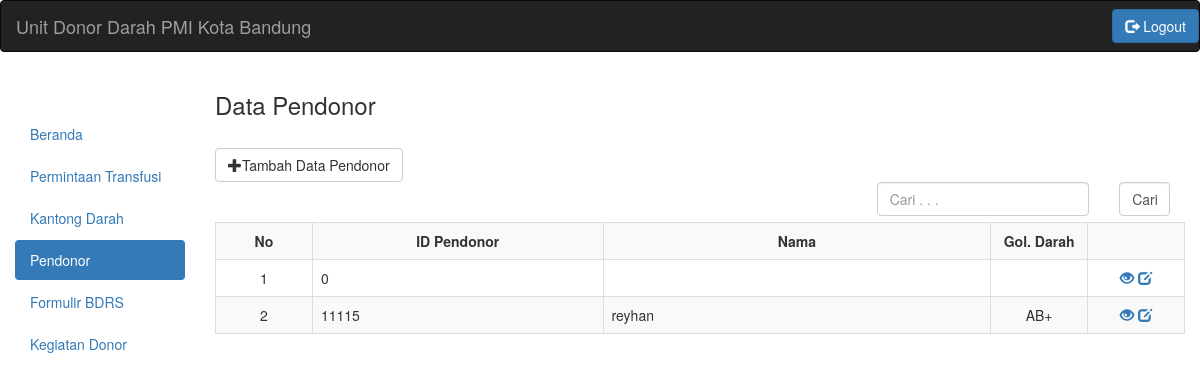
/petugas.php?menu=pendonor&action=tampil, run on an earlier commit of the app's database.
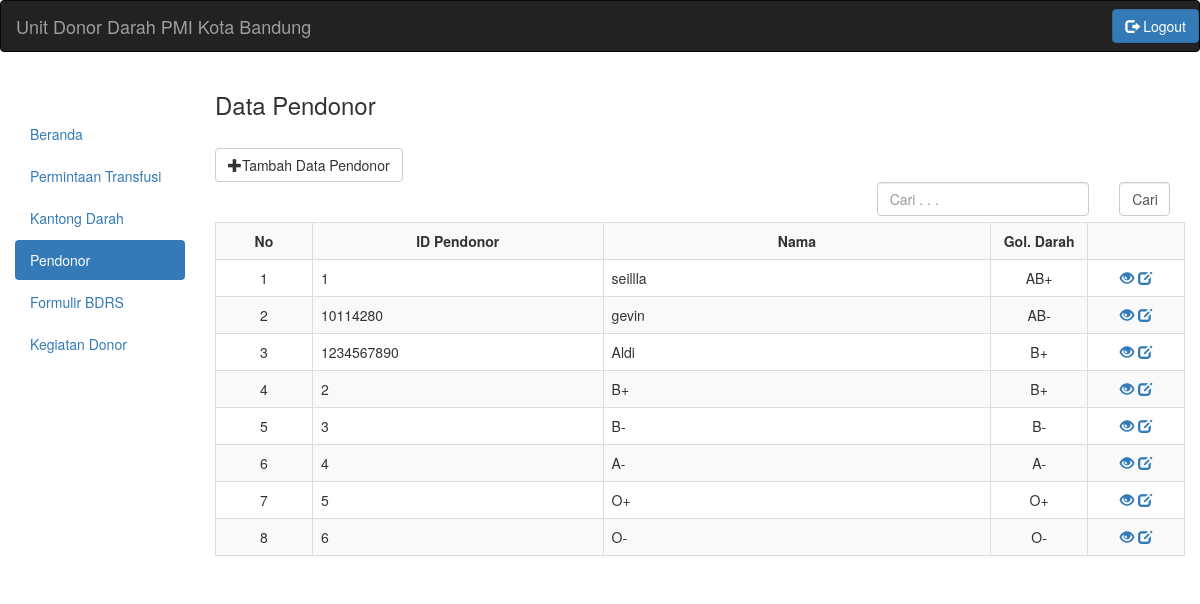
And on a later commit of the database.
### tables this page shows
CREATE TABLE `pendonor` (
  `PENDONOR_ID` varchar(15) NOT NULL,
  `NAMA` varchar(50) DEFAULT NULL,
  `ALAMAT` varchar(200) DEFAULT NULL,
  `NO_TELEPON` varchar(15) DEFAULT NULL,
  `JENIS_KELAMIN` varchar(15) DEFAULT NULL,
  `TEMPAT_LAHIR` varchar(30) NOT NULL,
  `TANGGAL_LAHIR` date DEFAULT NULL,
  `GOLONGAN_DARAH` varchar(8) DEFAULT NULL,
  `KELURAHAN` varchar(50) DEFAULT NULL,
  `KECAMATAN` varchar(50) DEFAULT NULL,
  `RT_RW` varchar(7) DEFAULT NULL,
  `KODE_POS` int(11) DEFAULT NULL,
  `PEKERJAAN` varchar(20) NOT NULL
);

### pendonor/pendonor_petugas.php (the view, shortened to what this page needs)
<?php
$link = koneksi_db();
$query_pendonor = "select * from pendonor";
$result_pendonor = mysqli_query( $link, $query_pendonor );
?>
<h3>Data Pendonor</h3><br>
<form enctype="multipart/form-data" method="post" action="petugas.php?menu=pendonor&action=tambah">
	<button type="submit" class="btn btn-default">
		<span class="glyphicon glyphicon-plus" aria-hidden="true"></span>Tambah Data Pendonor
	</button>
</form>
<div class="col-md-8">
</div>
<form enctype="multipart/form-data" method="post" action="rumahsakit.php?menu=permintaan&action=tampil">
	<div class="col-md-3">
		<input type="text" name="cari" placeholder="Cari . . ." class="form-control">
	</div>
	<div class="col-md-1">
		<input type="submit" name="submit" value="Cari" class="form-control">
	</div>
</form><br>
<br>
<table class="table table-bordered table-striped">
	<tr>
		<td class="col-md-1">
			<strong>
				<center>No</center>
			</strong>
		</td>
		<td class="col-md-3">
			<strong>
				<center>ID Pendonor</center>
			</strong>
		</td>
		<td class="col-md-4">
			<strong>
				<center>Nama</center>
			</strong>
		</td>
		<td class="col-md-1">
			<strong>
				<center>Gol. Darah</center>
			</strong>
		</td>
		<td class="col-md-1">
		</td>
	</tr>
	<?php
	$no = 1;
	while ( $data_pendonor = mysqli_fetch_array( $result_pendonor ) ) {
		?>
	<tr>
		<td>
			<center>
				<?php echo $no; ?>
			</center>
		</td>
		<td>
			<?php echo $data_pendonor['PENDONOR_ID'];?>
		</td>
		<td>
			<?php echo $data_pendonor['NAMA']; ?>
		</td>
		<td>
			<center>
				<?php echo $data_pendonor['GOLONGAN_DARAH']; ?>
			</center>
		</td>
		<td>
			<center>
			<a href="petugas.php?menu=pendonor&action=lihat&id=<?php echo $data_pendonor['PENDONOR_ID']; ?>">
				<span class="glyphicon glyphicon-eye-open" aria-hidden="true" data-toggle="modal" data-target="#<?php echo $no; ?>"> </span>
			</a>
				<a href="petugas.php?menu=pendonor&action=ubah&id=<?php echo $data_pendonor['PENDONOR_ID']; ?>">
				<span class="glyphicon glyphicon-edit" aria-hidden="true"></span>
			</a>
			</center>
		</td>
	</tr>
	<?php
	$no++;
	}
	?>
</table>

What changed in the data, as far as the page shows it:
removed pendonor: PENDONOR_ID "0"
removed pendonor: PENDONOR_ID "11115", NAMA "reyhan", GOLONGAN_DARAH "AB+"
added pendonor: PENDONOR_ID "1", NAMA "seillla", GOLONGAN_DARAH "AB+"
added pendonor: PENDONOR_ID "10114280", NAMA "gevin", GOLONGAN_DARAH "AB-"
added pendonor: PENDONOR_ID "1234567890", NAMA "Aldi", GOLONGAN_DARAH "B+"
added pendonor: PENDONOR_ID "2", NAMA "B+", GOLONGAN_DARAH "B+"
added pendonor: PENDONOR_ID "3", NAMA "B-", GOLONGAN_DARAH "B-"
added pendonor: PENDONOR_ID "4", NAMA "A-", GOLONGAN_DARAH "A-"
added pendonor: PENDONOR_ID "5", NAMA "O+", GOLONGAN_DARAH "O+"
added pendonor: PENDONOR_ID "6", NAMA "O-", GOLONGAN_DARAH "O-"
